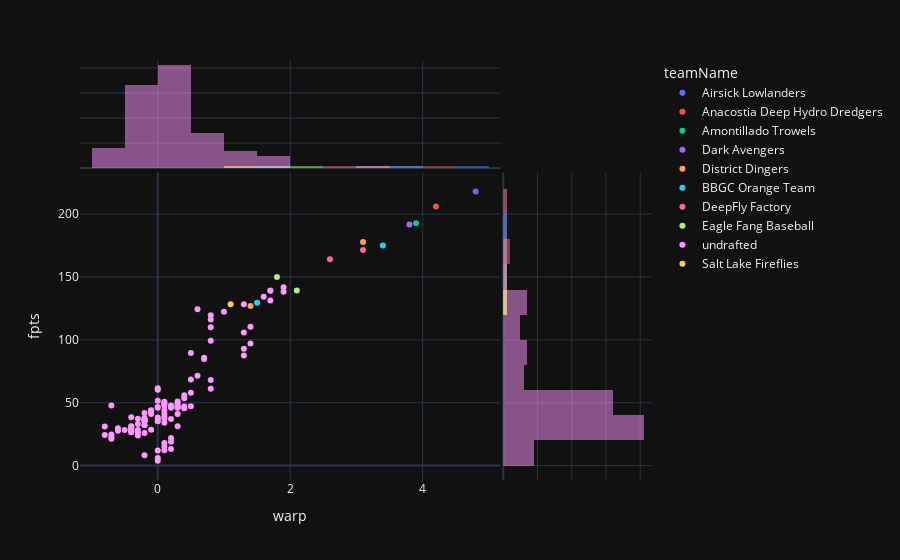

This figure's notebook cell:
### Markdown cell above
## First Base (1B)

### Code cell
df_pos = df_league[(df_league.pos_hit == "1B")]
fig = px.scatter(
    df_pos,
    x="warp",
    y="fpts",
    color="teamName",
    # color = "pa",
    hover_data=["first_name", "last_name", "fantraxid"],
    marginal_x="histogram",
    marginal_y="histogram",
)
fig.show()

### Figure 1 — Plotly figure (JSON) as saved in the notebook; plotly's stock layout.template omitted (floating-point values rounded to 4 significant figures; data arrays with more than 128 entries replaced by an {"elided": "..."} marker saying what was removed)
{"data": [{"customdata": [["Matt", "Olson", "02mwm"]], "hovertemplate": "teamName=Airsick Lowlanders<br>warp=%{x}<br>fpts=%{y}<br>first_name=%{customdata[0]}<br>last_name=%{customdata[1]}<br>fantraxid=%{customdata[2]}<extra></extra>", "legendgroup": "Airsick Lowlanders", "marker": {"color": "#636efa", "symbol": "circle"}, "mode": "markers", "name": "Airsick Lowlanders", "orientation": "v", "showlegend": true, "type": "scatter", "x": [4.8], "xaxis": "x", "y": [218], "yaxis": "y"}, {"alignmentgroup": "True", "bingroup": "x", "hovertemplate": "teamName=Airsick Lowlanders<br>warp=%{x}<br>count=%{y}<extra></extra>", "legendgroup": "Airsick Lowlanders", "marker": {"color": "#636efa"}, "name": "Airsick Lowlanders", "offsetgroup": "Airsick Lowlanders", "opacity": 0.5, "showlegend": false, "type": "histogram", "x": [4.8], "xaxis": "x3", "yaxis": "y3"}, {"alignmentgroup": "True", "bingroup": "y", "hovertemplate": "teamName=Airsick Lowlanders<br>fpts=%{y}<br>count=%{x}<extra></extra>", "legendgroup": "Airsick Lowlanders", "marker": {"color": "#636efa"}, "name": "Airsick Lowlanders", "offsetgroup": "Airsick Lowlanders", "opacity": 0.5, "showlegend": false, "type": "histogram", "xaxis": "x2", "y": [218], "yaxis": "y2"}, {"customdata": [["Freddie", "Freeman", "01cgo"]], "hovertemplate": "teamName=Anacostia Deep Hydro Dredgers<br>warp=%{x}<br>fpts=%{y}<br>first_name=%{customdata[0]}<br>last_name=%{customdata[1]}<br>fantraxid=%{customdata[2]}<extra></extra>", "legendgroup": "Anacostia Deep Hydro Dredgers", "marker": {"color": "#EF553B", "symbol": "circle"}, "mode": "markers", "name": "Anacostia Deep Hydro Dredgers", "orientation": "v", "showlegend": true, "type": "scatter", "x": [4.2], "xaxis": "x", "y": [206], "yaxis": "y"}, {"alignmentgroup": "True", "bingroup": "x", "hovertemplate": "teamName=Anacostia Deep Hydro Dredgers<br>warp=%{x}<br>count=%{y}<extra></extra>", "legendgroup": "Anacostia Deep Hydro Dredgers", "marker": {"color": "#EF553B"}, "name": "Anacostia Deep Hydro Dredgers", "offsetgroup": "Anacostia Deep Hydro Dredgers", "opacity": 0.5, "showlegend": false, "type": "histogram", "x": [4.2], "xaxis": "x3", "yaxis": "y3"}, {"alignmentgroup": "True", "bingroup": "y", "hovertemplate": "teamName=Anacostia Deep Hydro Dredgers<br>fpts=%{y}<br>count=%{x}<extra></extra>", "legendgroup": "Anacostia Deep Hydro Dredgers", "marker": {"color": "#EF553B"}, "name": "Anacostia Deep Hydro Dredgers", "offsetgroup": "Anacostia Deep Hydro Dredgers", "opacity": 0.5, "showlegend": false, "type": "histogram", "xaxis": "x2", "y": [206], "yaxis": "y2"}, {"customdata": [["Vladimir", "Guerrero", "03ojr"], ["LaMonte", "Wade", "03qo2"]], "hovertemplate": "teamName=Amontillado Trowels<br>warp=%{x}<br>fpts=%{y}<br>first_name=%{customdata[0]}<br>last_name=%{customdata[1]}<br>fantraxid=%{customdata[2]}<extra></extra>", "legendgroup": "Amontillado Trowels", "marker": {"color": "#00cc96", "symbol": "circle"}, "mode": "markers", "name": "Amontillado Trowels", "orientation": "v", "showlegend": true, "type": "scatter", "x": [3.9, 1.7], "xaxis": "x", "y": [192.8, 139.2], "yaxis": "y"}, {"alignmentgroup": "True", "bingroup": "x", "hovertemplate": "teamName=Amontillado Trowels<br>warp=%{x}<br>count=%{y}<extra></extra>", "legendgroup": "Amontillado Trowels", "marker": {"color": "#00cc96"}, "name": "Amontillado Trowels", "offsetgroup": "Amontillado Trowels", "opacity": 0.5, "showlegend": false, "type": "histogram", "x": [3.9, 1.7], "xaxis": "x3", "yaxis": "y3"}, {"alignmentgroup": "True", "bingroup": "y", "hovertemplate": "teamName=Amontillado Trowels<br>fpts=%{y}<br>count=%{x}<extra></extra>", "legendgroup": "Amontillado Trowels", "marker": {"color": "#00cc96"}, "name": "Amontillado Trowels", "offsetgroup": "Amontillado Trowels", "opacity": 0.5, "showlegend": false, "type": "histogram", "xaxis": "x2", "y": [192.8, 139.2], "yaxis": "y2"}, {"customdata": [["Pete", "Alonso", "041pz"]], "hovertemplate": "teamName=Dark Avengers<br>warp=%{x}<br>fpts=%{y}<br>first_name=%{customdata[0]}<br>last_name=%{customdata[1]}<br>fantraxid=%{customdata[2]}<extra></extra>", "legendgroup": "Dark Avengers", "marker": {"color": "#ab63fa", "symbol": "circle"}, "mode": "markers", "name": "Dark Avengers", "orientation": "v", "showlegend": true, "type": "scatter", "x": [3.8], "xaxis": "x", "y": [191.8], "yaxis": "y"}, {"alignmentgroup": "True", "bingroup": "x", "hovertemplate": "teamName=Dark Avengers<br>warp=%{x}<br>count=%{y}<extra></extra>", "legendgroup": "Dark Avengers", "marker": {"color": "#ab63fa"}, "name": "Dark Avengers", "offsetgroup": "Dark Avengers", "opacity": 0.5, "showlegend": false, "type": "histogram", "x": [3.8], "xaxis": "x3", "yaxis": "y3"}, {"alignmentgroup": "True", "bingroup": "y", "hovertemplate": "teamName=Dark Avengers<br>fpts=%{y}<br>count=%{x}<extra></extra>", "legendgroup": "Dark Avengers", "marker": {"color": "#ab63fa"}, "name": "Dark Avengers", "offsetgroup": "Dark Avengers", "opacity": 0.5, "showlegend": false, "type": "histogram", "xaxis": "x2", "y": [191.8], "yaxis": "y2"}, {"customdata": [["Yandy", "Díaz", "03m6o"], ["Christian", "Encarnacion-Strand", "05xor"]], "hovertemplate": "teamName=District Dingers<br>warp=%{x}<br>fpts=%{y}<br>first_name=%{customdata[0]}<br>last_name=%{customdata[1]}<br>fantraxid=%{customdata[2]}<extra></extra>", "legendgroup": "District Dingers", "marker": {"color": "#FFA15A", "symbol": "circle"}, "mode": "markers", "name": "District Dingers", "orientation": "v", "showlegend": true, "type": "scatter", "x": [3.1, 1.4], "xaxis": "x", "y": [177.8, 127], "yaxis": "y"}, {"alignmentgroup": "True", "bingroup": "x", "hovertemplate": "teamName=District Dingers<br>warp=%{x}<br>count=%{y}<extra></extra>", "legendgroup": "District Dingers", "marker": {"color": "#FFA15A"}, "name": "District Dingers", "offsetgroup": "District Dingers", "opacity": 0.5, "showlegend": false, "type": "histogram", "x": [3.1, 1.4], "xaxis": "x3", "yaxis": "y3"}, {"alignmentgroup": "True", "bingroup": "y", "hovertemplate": "teamName=District Dingers<br>fpts=%{y}<br>count=%{x}<extra></extra>", "legendgroup": "District Dingers", "marker": {"color": "#FFA15A"}, "name": "District Dingers", "offsetgroup": "District Dingers", "opacity": 0.5, "showlegend": false, "type": "histogram", "xaxis": "x2", "y": [177.8, 127], "yaxis": "y2"}, {"customdata": [["Paul", "Goldschmidt", "01ual"], ["Rhys", "Hoskins", "03de9"]], "hovertemplate": "teamName=BBGC Orange Team<br>warp=%{x}<br>fpts=%{y}<br>first_name=%{customdata[0]}<br>last_name=%{customdata[1]}<br>fantraxid=%{customdata[2]}<extra></extra>", "legendgroup": "BBGC Orange Team", "marker": {"color": "#19d3f3", "symbol": "circle"}, "mode": "markers", "name": "BBGC Orange Team", "orientation": "v", "showlegend": true, "type": "scatter", "x": [3.4, 1.5], "xaxis": "x", "y": [175, 129.5], "yaxis": "y"}, {"alignmentgroup": "True", "bingroup": "x", "hovertemplate": "teamName=BBGC Orange Team<br>warp=%{x}<br>count=%{y}<extra></extra>", "legendgroup": "BBGC Orange Team", "marker": {"color": "#19d3f3"}, "name": "BBGC Orange Team", "offsetgroup": "BBGC Orange Team", "opacity": 0.5, "showlegend": false, "type": "histogram", "x": [3.4, 1.5], "xaxis": "x3", "yaxis": "y3"}, {"alignmentgroup": "True", "bingroup": "y", "hovertemplate": "teamName=BBGC Orange Team<br>fpts=%{y}<br>count=%{x}<extra></extra>", "legendgroup": "BBGC Orange Team", "marker": {"color": "#19d3f3"}, "name": "BBGC Orange Team", "offsetgroup": "BBGC Orange Team", "opacity": 0.5, "showlegend": false, "type": "histogram", "xaxis": "x2", "y": [175, 129.5], "yaxis": "y2"}, {"customdata": [["Bryce", "Harper", "01fh9"], ["Christian", "Walker", "02mw3"]], "hovertemplate": "teamName=DeepFly Factory<br>warp=%{x}<br>fpts=%{y}<br>first_name=%{customdata[0]}<br>last_name=%{customdata[1]}<br>fantraxid=%{customdata[2]}<extra></extra>", "legendgroup": "DeepFly Factory", "marker": {"color": "#FF6692", "symbol": "circle"}, "mode": "markers", "name": "DeepFly Factory", "orientation": "v", "showlegend": true, "type": "scatter", "x": [3.1, 2.6], "xaxis": "x", "y": [171.5, 164], "yaxis": "y"}, {"alignmentgroup": "True", "bingroup": "x", "hovertemplate": "teamName=DeepFly Factory<br>warp=%{x}<br>count=%{y}<extra></extra>", "legendgroup": "DeepFly Factory", "marker": {"color": "#FF6692"}, "name": "DeepFly Factory", "offsetgroup": "DeepFly Factory", "opacity": 0.5, "showlegend": false, "type": "histogram", "x": [3.1, 2.6], "xaxis": "x3", "yaxis": "y3"}, {"alignmentgroup": "True", "bingroup": "y", "hovertemplate": "teamName=DeepFly Factory<br>fpts=%{y}<br>count=%{x}<extra></extra>", "legendgroup": "DeepFly Factory", "marker": {"color": "#FF6692"}, "name": "DeepFly Factory", "offsetgroup": "DeepFly Factory", "opacity": 0.5, "showlegend": false, "type": "histogram", "xaxis": "x2", "y": [171.5, 164], "yaxis": "y2"}, {"customdata": [["Triston", "Casas", "04de1"], ["Vinnie", "Pasquantino", "05184"]], "hovertemplate": "teamName=Eagle Fang Baseball<br>warp=%{x}<br>fpts=%{y}<br>first_name=%{customdata[0]}<br>last_name=%{customdata[1]}<br>fantraxid=%{customdata[2]}<extra></extra>", "legendgroup": "Eagle Fang Baseball", "marker": {"color": "#B6E880", "symbol": "circle"}, "mode": "markers", "name": "Eagle Fang Baseball", "orientation": "v", "showlegend": true, "type": "scatter", "x": [1.8, 2.1], "xaxis": "x", "y": [150, 139.2], "yaxis": "y"}, {"alignmentgroup": "True", "bingroup": "x", "hovertemplate": "teamName=Eagle Fang Baseball<br>warp=%{x}<br>count=%{y}<extra></extra>", "legendgroup": "Eagle Fang Baseball", "marker": {"color": "#B6E880"}, "name": "Eagle Fang Baseball", "offsetgroup": "Eagle Fang Baseball", "opacity": 0.5, "showlegend": false, "type": "histogram", "x": [1.8, 2.1], "xaxis": "x3", "yaxis": "y3"}, {"alignmentgroup": "True", "bingroup": "y", "hovertemplate": "teamName=Eagle Fang Baseball<br>fpts=%{y}<br>count=%{x}<extra></extra>", "legendgroup": "Eagle Fang Baseball", "marker": {"color": "#B6E880"}, "name": "Eagle Fang Baseball", "offsetgroup": "Eagle Fang Baseball", "opacity": 0.5, "showlegend": false, "type": "histogram", "xaxis": "x2", "y": [150, 139.2], "yaxis": "y2"}, {"customdata": {"elided": "108x3 str values"}, "hovertemplate": "teamName=undrafted<br>warp=%{x}<br>fpts=%{y}<br>first_name=%{customdata[0]}<br>last_name=%{customdata[1]}<br>fantraxid=%{customdata[2]}<extra></extra>", "legendgroup": "undrafted", "marker": {"color": "#FF97FF", "symbol": "circle"}, "mode": "markers", "name": "undrafted", "orientation": "v", "showlegend": true, "type": "scatter", "x": [1.9, 1.7, 1.9, 1.6, 1.7, 1.3, 0.6, 1, 0.8, 0.8, 1.4, 0.8, 1.3, 0.8, 1.4, 1.3, 0.5, 1.3, 0.7, 0.7, 0.6, 0.5, 0.8, 0, 0.8, 0, 0.5, 0.4, 0.4, 0, 0.3, 0.1, 0.1, 0.3, 0.1, 0.3, 0.2, -0.7, 0.1, 0.5, 0.4, 0.3, 0, 0.3, 0.2, 0.3, 0, 0.4, -0.1, 0.1, -0.1, -0.1, -0.1, -0.1, -0.2, 0.1, 0.3, -0.1, 0.1, -0.4, 0, -0.2, 0.1, -0.3, -0.2, 0.2, -0.2, -0.2, 0, -0.2, 0, -0.2, 0.1, -0.3, -0.2, -0.2, -0.4, 0.3, -0.8, -0.4, -0.6, -0.4, -0.4, -0.1, -0.5, -0.3, -0.4, -0.6, -0.4, -0.4, -0.4, -0.3, -0.2, -0.7, -0.8, -0.3, -0.7, 0.2, -0.7, 0.2, 0.1, 0.1, 0.2, 0.1, 0, -0.2, 0, 0], "xaxis": "x", "y": [141.8, 139, 138.2, 134.2, 131.2, 128.2, 124.2, 122.2, 119.5, 116.2, 110.5, 110, 105.8, 99.25, 97, 93, 89.5, 87.5, 85.75, 84.75, 71.5, 68.5, 68, 61.5, 61, 60.25, 58, 56, 53.5, 51.5, 51, 50.75, 50, 49.5, 49, 47.75, 47.75, 47.75, 47.5, 47.25, 47, 46.5, 46.5, 46.25, 46, 46, 46, 45.5, 44, 43.75, 43.5, 43.5, 43, 42.75, 41.75, 41.25, 41, 41, 38.75, 38.5, 38.25, 37.75, 37.5, 37.25, 37.25, 37, 36.25, 36, 36, 35.25, 35.25, 35, 34, 33, 32.25, 32.25, 31.25, 31.25, 31, 31, 29.75, 29.75, 29.5, 28.5, 28.25, 28.25, 28, 27.75, 27.5, 26.75, 26.5, 26.25, 26, 24.75, 24.25, 24, 22.75, 22, 21.25, 19, 18, 15.25, 13.25, 12.25, 12, 8.25, 6, 3.75], "yaxis": "y"}, {"alignmentgroup": "True", "bingroup": "x", "hovertemplate": "teamName=undrafted<br>warp=%{x}<br>count=%{y}<extra></extra>", "legendgroup": "undrafted", "marker": {"color": "#FF97FF"}, "name": "undrafted", "offsetgroup": "undrafted", "opacity": 0.5, "showlegend": false, "type": "histogram", "x": [1.9, 1.7, 1.9, 1.6, 1.7, 1.3, 0.6, 1, 0.8, 0.8, 1.4, 0.8, 1.3, 0.8, 1.4, 1.3, 0.5, 1.3, 0.7, 0.7, 0.6, 0.5, 0.8, 0, 0.8, 0, 0.5, 0.4, 0.4, 0, 0.3, 0.1, 0.1, 0.3, 0.1, 0.3, 0.2, -0.7, 0.1, 0.5, 0.4, 0.3, 0, 0.3, 0.2, 0.3, 0, 0.4, -0.1, 0.1, -0.1, -0.1, -0.1, -0.1, -0.2, 0.1, 0.3, -0.1, 0.1, -0.4, 0, -0.2, 0.1, -0.3, -0.2, 0.2, -0.2, -0.2, 0, -0.2, 0, -0.2, 0.1, -0.3, -0.2, -0.2, -0.4, 0.3, -0.8, -0.4, -0.6, -0.4, -0.4, -0.1, -0.5, -0.3, -0.4, -0.6, -0.4, -0.4, -0.4, -0.3, -0.2, -0.7, -0.8, -0.3, -0.7, 0.2, -0.7, 0.2, 0.1, 0.1, 0.2, 0.1, 0, -0.2, 0, 0], "xaxis": "x3", "yaxis": "y3"}, {"alignmentgroup": "True", "bingroup": "y", "hovertemplate": "teamName=undrafted<br>fpts=%{y}<br>count=%{x}<extra></extra>", "legendgroup": "undrafted", "marker": {"color": "#FF97FF"}, "name": "undrafted", "offsetgroup": "undrafted", "opacity": 0.5, "showlegend": false, "type": "histogram", "xaxis": "x2", "y": [141.8, 139, 138.2, 134.2, 131.2, 128.2, 124.2, 122.2, 119.5, 116.2, 110.5, 110, 105.8, 99.25, 97, 93, 89.5, 87.5, 85.75, 84.75, 71.5, 68.5, 68, 61.5, 61, 60.25, 58, 56, 53.5, 51.5, 51, 50.75, 50, 49.5, 49, 47.75, 47.75, 47.75, 47.5, 47.25, 47, 46.5, 46.5, 46.25, 46, 46, 46, 45.5, 44, 43.75, 43.5, 43.5, 43, 42.75, 41.75, 41.25, 41, 41, 38.75, 38.5, 38.25, 37.75, 37.5, 37.25, 37.25, 37, 36.25, 36, 36, 35.25, 35.25, 35, 34, 33, 32.25, 32.25, 31.25, 31.25, 31, 31, 29.75, 29.75, 29.5, 28.5, 28.25, 28.25, 28, 27.75, 27.5, 26.75, 26.5, 26.25, 26, 24.75, 24.25, 24, 22.75, 22, 21.25, 19, 18, 15.25, 13.25, 12.25, 12, 8.25, 6, 3.75], "yaxis": "y2"}, {"customdata": [["Spencer", "Torkelson", "04yk2"]], "hovertemplate": "teamName=Salt Lake Fireflies<br>warp=%{x}<br>fpts=%{y}<br>first_name=%{customdata[0]}<br>last_name=%{customdata[1]}<br>fantraxid=%{customdata[2]}<extra></extra>", "legendgroup": "Salt Lake Fireflies", "marker": {"color": "#FECB52", "symbol": "circle"}, "mode": "markers", "name": "Salt Lake Fireflies", "orientation": "v", "showlegend": true, "type": "scatter", "x": [1.1], "xaxis": "x", "y": [128.2], "yaxis": "y"}, {"alignmentgroup": "True", "bingroup": "x", "hovertemplate": "teamName=Salt Lake Fireflies<br>warp=%{x}<br>count=%{y}<extra></extra>", "legendgroup": "Salt Lake Fireflies", "marker": {"color": "#FECB52"}, "name": "Salt Lake Fireflies", "offsetgroup": "Salt Lake Fireflies", "opacity": 0.5, "showlegend": false, "type": "histogram", "x": [1.1], "xaxis": "x3", "yaxis": "y3"}, {"alignmentgroup": "True", "bingroup": "y", "hovertemplate": "teamName=Salt Lake Fireflies<br>fpts=%{y}<br>count=%{x}<extra></extra>", "legendgroup": "Salt Lake Fireflies", "marker": {"color": "#FECB52"}, "name": "Salt Lake Fireflies", "offsetgroup": "Salt Lake Fireflies", "opacity": 0.5, "showlegend": false, "type": "histogram", "xaxis": "x2", "y": [128.2], "yaxis": "y2"}], "layout": {"barmode": "overlay", "legend": {"title": {"text": "teamName"}, "tracegroupgap": 0}, "margin": {"t": 60}, "xaxis": {"anchor": "y", "domain": [0, 0.7363], "title": {"text": "warp"}}, "xaxis2": {"anchor": "y2", "domain": [0.7413, 1], "matches": "x2", "showgrid": true, "showline": false, "showticklabels": false, "ticks": ""}, "xaxis3": {"anchor": "y3", "domain": [0, 0.7363], "matches": "x", "showgrid": true, "showticklabels": false}, "xaxis4": {"anchor": "y4", "domain": [0.7413, 1], "matches": "x2", "showgrid": true, "showline": false, "showticklabels": false, "ticks": ""}, "yaxis": {"anchor": "x", "domain": [0, 0.7326], "title": {"text": "fpts"}}, "yaxis2": {"anchor": "x2", "domain": [0, 0.7326], "matches": "y", "showgrid": true, "showticklabels": false}, "yaxis3": {"anchor": "x3", "domain": [0.7426, 1], "matches": "y3", "showgrid": true, "showline": false, "showticklabels": false, "ticks": ""}, "yaxis4": {"anchor": "x4", "domain": [0.7426, 1], "matches": "y3", "showgrid": true, "showline": false, "showticklabels": false, "ticks": ""}}}
